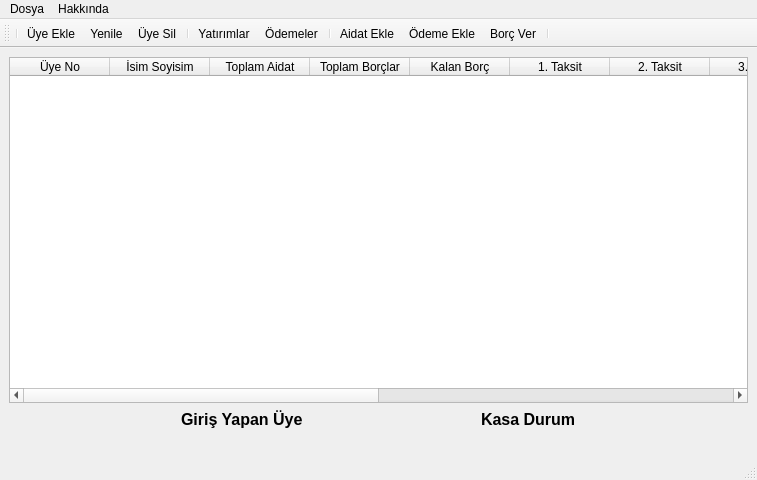
<?xml version="1.0" encoding="UTF-8"?>
<ui version="4.0">
 <class>MainWindow</class>
 <widget class="QMainWindow" name="MainWindow">
  <property name="geometry">
   <rect>
    <x>0</x>
    <y>0</y>
    <width>757</width>
    <height>480</height>
   </rect>
  </property>
  <property name="windowTitle">
   <string>Karz-ı Hasen</string>
  </property>
  <property name="windowIcon">
   <iconset>
    <normaloff>../images/karz-i_hasen.png</normaloff>../images/karz-i_hasen.png</iconset>
  </property>
  <property name="iconSize">
   <size>
    <width>48</width>
    <height>48</height>
   </size>
  </property>
  <widget class="QWidget" name="centralwidget">
   <layout class="QGridLayout" name="gridLayout_3">
    <item row="0" column="0">
     <layout class="QGridLayout" name="gridLayout_2">
      <item row="1" column="3">
       <widget class="QLabel" name="kasa_basligi">
        <property name="font">
         <font>
          <family>Segoe UI</family>
          <pointsize>12</pointsize>
          <weight>75</weight>
          <bold>true</bold>
         </font>
        </property>
        <property name="text">
         <string>Kasa Durum</string>
        </property>
       </widget>
      </item>
      <item row="1" column="2">
       <spacer name="horizontalSpacer_2">
        <property name="orientation">
         <enum>Qt::Horizontal</enum>
        </property>
        <property name="sizeHint" stdset="0">
         <size>
          <width>40</width>
          <height>20</height>
         </size>
        </property>
       </spacer>
      </item>
      <item row="1" column="4">
       <spacer name="horizontalSpacer_3">
        <property name="orientation">
         <enum>Qt::Horizontal</enum>
        </property>
        <property name="sizeHint" stdset="0">
         <size>
          <width>40</width>
          <height>20</height>
         </size>
        </property>
       </spacer>
      </item>
      <item row="2" column="3">
       <widget class="QLabel" name="kasa_bilgileri">
        <property name="text">
         <string/>
        </property>
       </widget>
      </item>
      <item row="2" column="1">
       <widget class="QLabel" name="uye_bilgileri">
        <property name="text">
         <string/>
        </property>
       </widget>
      </item>
      <item row="1" column="0">
       <spacer name="horizontalSpacer">
        <property name="orientation">
         <enum>Qt::Horizontal</enum>
        </property>
        <property name="sizeHint" stdset="0">
         <size>
          <width>40</width>
          <height>20</height>
         </size>
        </property>
       </spacer>
      </item>
      <item row="1" column="1">
       <widget class="QLabel" name="uye_baslik">
        <property name="font">
         <font>
          <family>Segoe UI</family>
          <pointsize>12</pointsize>
          <weight>75</weight>
          <bold>true</bold>
         </font>
        </property>
        <property name="text">
         <string>Giriş Yapan Üye</string>
        </property>
       </widget>
      </item>
      <item row="0" column="0" colspan="5">
       <widget class="QTableWidget" name="tableWidget">
        <property name="frameShape">
         <enum>QFrame::StyledPanel</enum>
        </property>
        <property name="frameShadow">
         <enum>QFrame::Raised</enum>
        </property>
        <property name="verticalScrollBarPolicy">
         <enum>Qt::ScrollBarAsNeeded</enum>
        </property>
        <property name="horizontalScrollBarPolicy">
         <enum>Qt::ScrollBarAsNeeded</enum>
        </property>
        <property name="sizeAdjustPolicy">
         <enum>QAbstractScrollArea::AdjustToContents</enum>
        </property>
        <property name="editTriggers">
         <set>QAbstractItemView::NoEditTriggers</set>
        </property>
        <property name="selectionMode">
         <enum>QAbstractItemView::SingleSelection</enum>
        </property>
        <property name="selectionBehavior">
         <enum>QAbstractItemView::SelectRows</enum>
        </property>
        <property name="textElideMode">
         <enum>Qt::ElideMiddle</enum>
        </property>
        <attribute name="horizontalHeaderShowSortIndicator" stdset="0">
         <bool>true</bool>
        </attribute>
        <attribute name="horizontalHeaderStretchLastSection">
         <bool>false</bool>
        </attribute>
        <attribute name="verticalHeaderVisible">
         <bool>true</bool>
        </attribute>
        <attribute name="verticalHeaderShowSortIndicator" stdset="0">
         <bool>false</bool>
        </attribute>
        <attribute name="verticalHeaderStretchLastSection">
         <bool>false</bool>
        </attribute>
        <column>
         <property name="text">
          <string>Üye No</string>
         </property>
        </column>
        <column>
         <property name="text">
          <string>İsim Soyisim</string>
         </property>
        </column>
        <column>
         <property name="text">
          <string>Toplam Aidat</string>
         </property>
        </column>
        <column>
         <property name="text">
          <string>Toplam Borçlar</string>
         </property>
        </column>
        <column>
         <property name="text">
          <string>Kalan Borç</string>
         </property>
        </column>
        <column>
         <property name="text">
          <string>1. Taksit</string>
         </property>
        </column>
        <column>
         <property name="text">
          <string>2. Taksit</string>
         </property>
        </column>
        <column>
         <property name="text">
          <string>3. Taksit</string>
         </property>
        </column>
        <column>
         <property name="text">
          <string>4. Taksit</string>
         </property>
        </column>
        <column>
         <property name="text">
          <string>5. Taksit</string>
         </property>
        </column>
        <column>
         <property name="text">
          <string>6. Taksit</string>
         </property>
        </column>
        <column>
         <property name="text">
          <string>7. Taksit</string>
         </property>
        </column>
        <column>
         <property name="text">
          <string>8. Taksit</string>
         </property>
        </column>
        <column>
         <property name="text">
          <string>9. Taksit</string>
         </property>
        </column>
       </widget>
      </item>
     </layout>
    </item>
   </layout>
  </widget>
  <widget class="QMenuBar" name="menubar">
   <property name="geometry">
    <rect>
     <x>0</x>
     <y>0</y>
     <width>757</width>
     <height>21</height>
    </rect>
   </property>
   <widget class="QMenu" name="menuDosya">
    <property name="title">
     <string>Dosya</string>
    </property>
    <addaction name="btn_ac_exit"/>
   </widget>
   <widget class="QMenu" name="menuHakk_nda">
    <property name="title">
     <string>Hakkında</string>
    </property>
    <addaction name="btn_ac_gelistirici"/>
   </widget>
   <addaction name="menuDosya"/>
   <addaction name="menuHakk_nda"/>
  </widget>
  <widget class="QStatusBar" name="statusbar"/>
  <widget class="QToolBar" name="toolBar">
   <property name="windowTitle">
    <string>toolBar</string>
   </property>
   <attribute name="toolBarArea">
    <enum>TopToolBarArea</enum>
   </attribute>
   <attribute name="toolBarBreak">
    <bool>false</bool>
   </attribute>
   <addaction name="separator"/>
   <addaction name="btn_ac_adduser"/>
   <addaction name="btn_ac_refresh"/>
   <addaction name="btn_ac_delete"/>
   <addaction name="separator"/>
   <addaction name="btn_ac_yatirimlari_goster"/>
   <addaction name="btn_ac_odemeleri_goster"/>
   <addaction name="separator"/>
   <addaction name="btn_ac_yatirim_ekle"/>
   <addaction name="btn_ac_odeme_ekle"/>
   <addaction name="btn_ac_borc_ekle"/>
   <addaction name="separator"/>
  </widget>
  <action name="btn_ac_adduser">
   <property name="icon">
    <iconset>
     <normaloff>../icon/add.png</normaloff>
     <activeon>icon/add.png</activeon>../icon/add.png</iconset>
   </property>
   <property name="text">
    <string>Üye Ekle</string>
   </property>
   <property name="toolTip">
    <string>Yeni Üye (Ctrl+N)</string>
   </property>
   <property name="shortcut">
    <string>Ctrl+N</string>
   </property>
  </action>
  <action name="btn_ac_refresh">
   <property name="icon">
    <iconset>
     <normaloff>../icon/refresh.png</normaloff>../icon/refresh.png</iconset>
   </property>
   <property name="text">
    <string>Yenile</string>
   </property>
  </action>
  <action name="btn_ac_delete">
   <property name="icon">
    <iconset>
     <normaloff>../icon/trash.png</normaloff>../icon/trash.png</iconset>
   </property>
   <property name="text">
    <string>Üye Sil</string>
   </property>
  </action>
  <action name="btn_ac_borc_ekle">
   <property name="icon">
    <iconset>
     <normaloff>../icon/borc_ver.png</normaloff>../icon/borc_ver.png</iconset>
   </property>
   <property name="text">
    <string>Borç Ver</string>
   </property>
   <property name="toolTip">
    <string>Borç Ver (Ctrl+B)</string>
   </property>
   <property name="shortcut">
    <string>Ctrl+B</string>
   </property>
  </action>
  <action name="btn_ac_yatirim_ekle">
   <property name="icon">
    <iconset>
     <normaloff>../icon/yatirim.png</normaloff>../icon/yatirim.png</iconset>
   </property>
   <property name="text">
    <string>Aidat Ekle</string>
   </property>
   <property name="toolTip">
    <string>Aidat Ekle(Ctrl+A)</string>
   </property>
   <property name="shortcut">
    <string>Ctrl+A</string>
   </property>
  </action>
  <action name="btn_ac_odeme_ekle">
   <property name="icon">
    <iconset>
     <normaloff>../icon/odeme.png</normaloff>../icon/odeme.png</iconset>
   </property>
   <property name="text">
    <string>Ödeme Ekle</string>
   </property>
   <property name="toolTip">
    <string>Ödeme Ekle (Ctrl+O)</string>
   </property>
   <property name="shortcut">
    <string>Ctrl+O</string>
   </property>
  </action>
  <action name="btn_ac_yatirimlari_goster">
   <property name="icon">
    <iconset>
     <normaloff>../icon/yatirimlari_goster.png</normaloff>../icon/yatirimlari_goster.png</iconset>
   </property>
   <property name="text">
    <string>Yatırımlar</string>
   </property>
   <property name="toolTip">
    <string>Aidatlar</string>
   </property>
  </action>
  <action name="btn_ac_odemeleri_goster">
   <property name="icon">
    <iconset>
     <normaloff>../icon/odemeleri_goster.png</normaloff>../icon/odemeleri_goster.png</iconset>
   </property>
   <property name="text">
    <string>Ödemeler</string>
   </property>
   <property name="toolTip">
    <string>Borçlar Listesi</string>
   </property>
  </action>
  <action name="btn_ac_gelistirici">
   <property name="icon">
    <iconset>
     <normaloff>../icon/info.png</normaloff>../icon/info.png</iconset>
   </property>
   <property name="text">
    <string>Geliştirici</string>
   </property>
  </action>
  <action name="btn_ac_exit">
   <property name="icon">
    <iconset>
     <normaloff>../icon/exit.png</normaloff>../icon/exit.png</iconset>
   </property>
   <property name="text">
    <string>Çıkış</string>
   </property>
  </action>
 </widget>
 <resources/>
 <connections/>
</ui>
